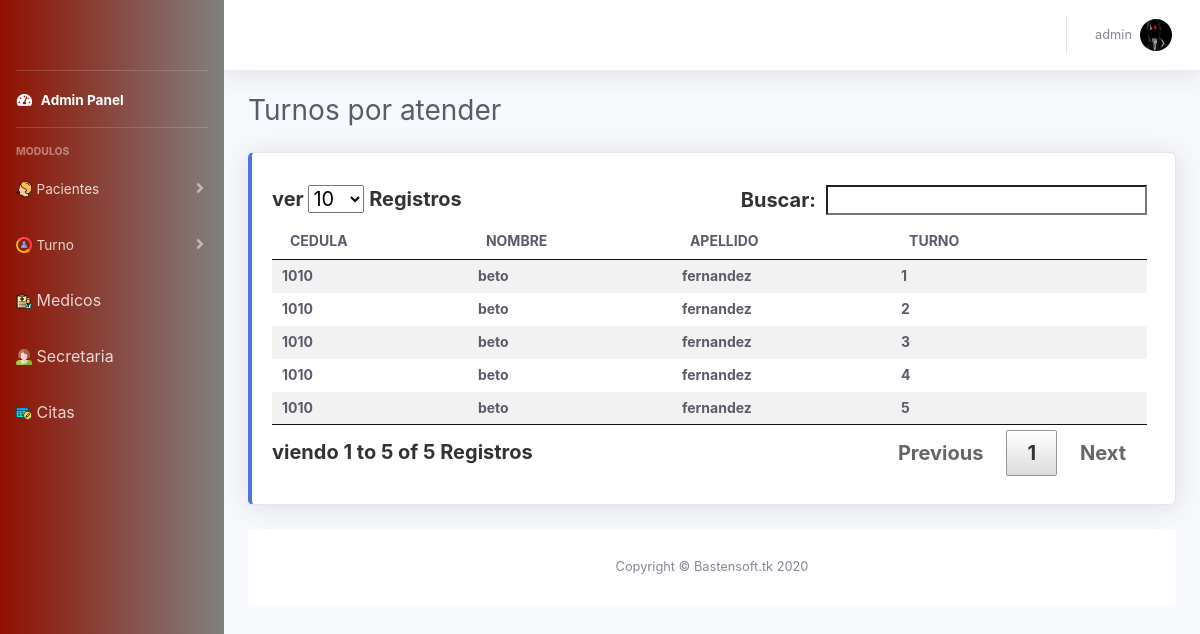
The page /turn-secretary.php (signed in) on the database its author committed.
### tables this page shows
CREATE TABLE `turnos` (
  `id_turno` int(11) NOT NULL,
  `cedula` varchar(10) NOT NULL,
  `fecha` date NOT NULL,
  `hora_llamada` time NOT NULL,
  `turno` int(11) NOT NULL,
  `hora_atendido` time NOT NULL,
  `atendido` int(11) NOT NULL,
  `sonido` varchar(20) NOT NULL,
  `id_usuario` int(11) NOT NULL,
  `color_aviso` varchar(30) NOT NULL
);

CREATE TABLE `pacientes` (
  `id_paciente` int(11) NOT NULL,
  `cedula_paciente` varchar(10) NOT NULL,
  `nombre_paciente` varchar(40) NOT NULL,
  `apellido_paciente` varchar(40) NOT NULL,
  `correo_paciente` varchar(90) NOT NULL,
  `celular_paciente` varchar(10) NOT NULL,
  `fecha_nacimiento` date NOT NULL,
  `id_usuario` int(11) NOT NULL
);

### controllers/funciones.php (the view, shortened to what this page needs)
<?php
	class Funciones extends Conexion
	{
		function verTurnoSecretaria(){
			$sql = "SELECT turnos.atendido, pacientes.id_paciente , pacientes.cedula_paciente AS cc, pacientes.nombre_paciente AS nombre, pacientes.apellido_paciente AS apellido, turnos.id_turno,turnos.turno FROM `turnos` RIGHT JOIN pacientes ON turnos.cedula = pacientes.cedula_paciente WHERE `atendido` BETWEEN 0 AND 2 AND turnos.fecha = CURDATE() ORDER BY turnos.turno ASC";
			@$statement = Conexion::Conectar();
			$consulta = $statement->query($sql)->fetchAll();
			echo "
			<div class='table-responsive'>
			<table width='100%' id='table' class='table-striped' style='font-size:14px;'>
               <thead>
               <tr>
				<th>CEDULA</th>
				<th>NOMBRE</th>
				<th>APELLIDO</th>
				<th>TURNO</th>
				<th></th>
               </tr>
               </thead>
               <tbody>
			";
			foreach ($consulta as $value) {
				$habilite = '';
				$llamada = '';
			    echo
			    '
					<tr>
                    	<td>'.$value['cc'].'</td>
						<td>'.$value['nombre'].'</td>
						<td>'.$value['apellido'].'</td>
						<td>'.$value['turno'].'</td>
						<td>
						  '.$llamada.'
						  '.$habilite.'
						</td>
					</tr>
				 ';
			}
			echo "</tbody></table></div>";
		}
	}
?>

### turn-secretary.php (shortened to what this page needs)
<?php
  require 'controllers/funciones.php';
  $funciones = new Funciones();
?>
<!DOCTYPE html>
<html lang="es">
<head>
  <?php include 'inc/css-admin.php'; ?>
</head>
<body id="page-top">
  <div id="wrapper">
    <?php include 'inc/nav-left-admin.php'; ?>
    <div id="content-wrapper" class="d-flex flex-column">
      <div id="content">
        <?php include 'inc/nav-top-admin.php'; ?>
        <div class="container-fluid">
          <div class="d-sm-flex align-items-center justify-content-between mb-4">
            <h1 class="h3 mb-0 text-gray-800">Turnos por atender</h1>
          </div>
          <div class="row">
            <div class="col-xl-12 col-md-6 mb-4">
              <div class="card border-left-primary shadow h-100 py-2">
                <div class="card-body">
                  <div class="row no-gutters align-items-center">
                    <div class="col mr-2">
                      <div class="h5 mb-0 font-weight-bold text-gray-800">
                        <?php $funciones->verTurnoSecretaria(); ?></div>
                    </div>
                  </div>
                </div>
              </div>
            </div>
      </div>
      <?php include 'inc/footer.php'; ?>
    </div>
  </div>
</body>
</html>

### inc/css-admin.php (shortened to what this page needs)
<link href="assets/vendor/fontawesome-free/css/all.min.css" rel="stylesheet" type="text/css">
<link href="assets/css/sb-admin-2.min.css" rel="stylesheet">
<link rel="stylesheet" href="assets/css/datatable.css">
<link rel="stylesheet" href="assets/css/select2.css">

### inc/nav-left-admin.php (shortened to what this page needs)
<?php if ($_SESSION['privilegio']=='1') {
?>
<ul class="navbar-nav bg-gradient- sidebar sidebar-dark accordion" id="accordionSidebar" style="background: linear-gradient(to right, #901000, gray);">
      <a class="sidebar-brand d-flex align-items-center justify-content-center" href="index.html">
      </a>
      <hr class="sidebar-divider my-0">
      <li class="nav-item active">
        <a class="nav-link" href="admin">
          <i class="fas fa-fw fa-tachometer-alt"></i>
          <span>Admin Panel</span></a>
      </li>
      <hr class="sidebar-divider">
      <div class="sidebar-heading">
        Modulos
      </div>
      <li class="nav-item">
        <a class="nav-link collapsed" href="#" data-toggle="collapse" data-target="#collapseUtilities" aria-expanded="true" aria-controls="collapseUtilities">
          <img src="assets/img/iconos/pacientes.png" alt="">
          <span>Pacientes</span>
        </a>
      </li>
      <li class="nav-item">
          <a class="nav-link collapsed" href="#" data-toggle="collapse" data-target="#collapseTwo" aria-expanded="true" aria-controls="collapseTwo">
          <img src="assets/img/iconos/turnos.png" alt="">
          <span>Turno</span>
        </a>
      </li>
      <li class="nav-item">
          <a href="user-medic" class="nav-link"><img src="assets/img/iconos/medicos.png" alt=""> Medicos</a>
          <a href="user-secretary" class="nav-link"><img src="assets/img/iconos/secre.png" alt=""> Secretaria</a>
          <a href="citation" class="nav-link"><img src="assets/img/iconos/citas.png" alt=""> Citas</a>
      </li>
    </ul>
<?php
}

### inc/nav-top-admin.php (shortened to what this page needs)
<nav class="navbar navbar-expand navbar-light bg-white topbar mb-4 static-top shadow" style="">
          <ul class="navbar-nav ml-auto">
            <li class="nav-item dropdown no-arrow">
              <a class="nav-link dropdown-toggle" href="#" id="userDropdown" role="button" data-toggle="dropdown" aria-haspopup="true" aria-expanded="false">
                <span class="mr-2 d-none d-lg-inline text-gray-600 small"><?php echo $_SESSION['usuario']; ?></span>
                <img class="img-profile rounded-circle" src="assets/img/profile/<?php if($_SESSION['imagen_profile']=='') { echo 'default.jpg'; }else{ echo $_SESSION['imagen_profile']; } ?>">
              </a>
            </li>
          </ul>
        </nav>

### inc/footer.php
<footer class="sticky-footer bg-white">
        <div class="container my-auto">
          <div class="copyright text-center my-auto">
            <span>Copyright &copy; Bastensoft.tk 2020</span>
          </div>
        </div>
      </footer>

### assets/css/datatable.css (style rules this page uses)
table.dataTable { width:100%;margin:0 auto;clear:both;border-collapse:separate;border-spacing:0 }
table.dataTable thead th,table.dataTable tfoot th { font-weight:bold }
table.dataTable thead th,table.dataTable thead td { padding:10px 18px;border-bottom:1px solid #111 }
table.dataTable thead .sorting,table.dataTable thead .sorting_asc,table.dataTable thead .sorting_desc,table.dataTable thead .sorting_asc_disabled,table.dataTable thead .sorting_desc_disabled { cursor:pointer;*cursor:hand;background-repeat:no-repeat;background-position:center right }
table.dataTable thead .sorting { background-image:url("../images/sort_both.png") }
table.dataTable thead .sorting_asc { background-image:url("../images/sort_asc.png") }
table.dataTable tbody tr { background-color:#ffffff }
table.dataTable tbody th,table.dataTable tbody td { padding:8px 10px }
table.dataTable.no-footer { border-bottom:1px solid #111 }
table.dataTable,table.dataTable th,table.dataTable td { box-sizing:content-box }

### rows shown on the page
turnos: pacientes.cedula_paciente "1010", pacientes.nombre_paciente "beto", pacientes.apellido_paciente "fernandez", turno "1"
turnos: pacientes.cedula_paciente "1010", pacientes.nombre_paciente "beto", pacientes.apellido_paciente "fernandez", turno "2"
turnos: pacientes.cedula_paciente "1010", pacientes.nombre_paciente "beto", pacientes.apellido_paciente "fernandez", turno "3"
turnos: pacientes.cedula_paciente "1010", pacientes.nombre_paciente "beto", pacientes.apellido_paciente "fernandez", turno "4"
turnos: pacientes.cedula_paciente "1010", pacientes.nombre_paciente "beto", pacientes.apellido_paciente "fernandez", turno "5"

### other values the page prints
$_SESSION['usuario'] "admin"
